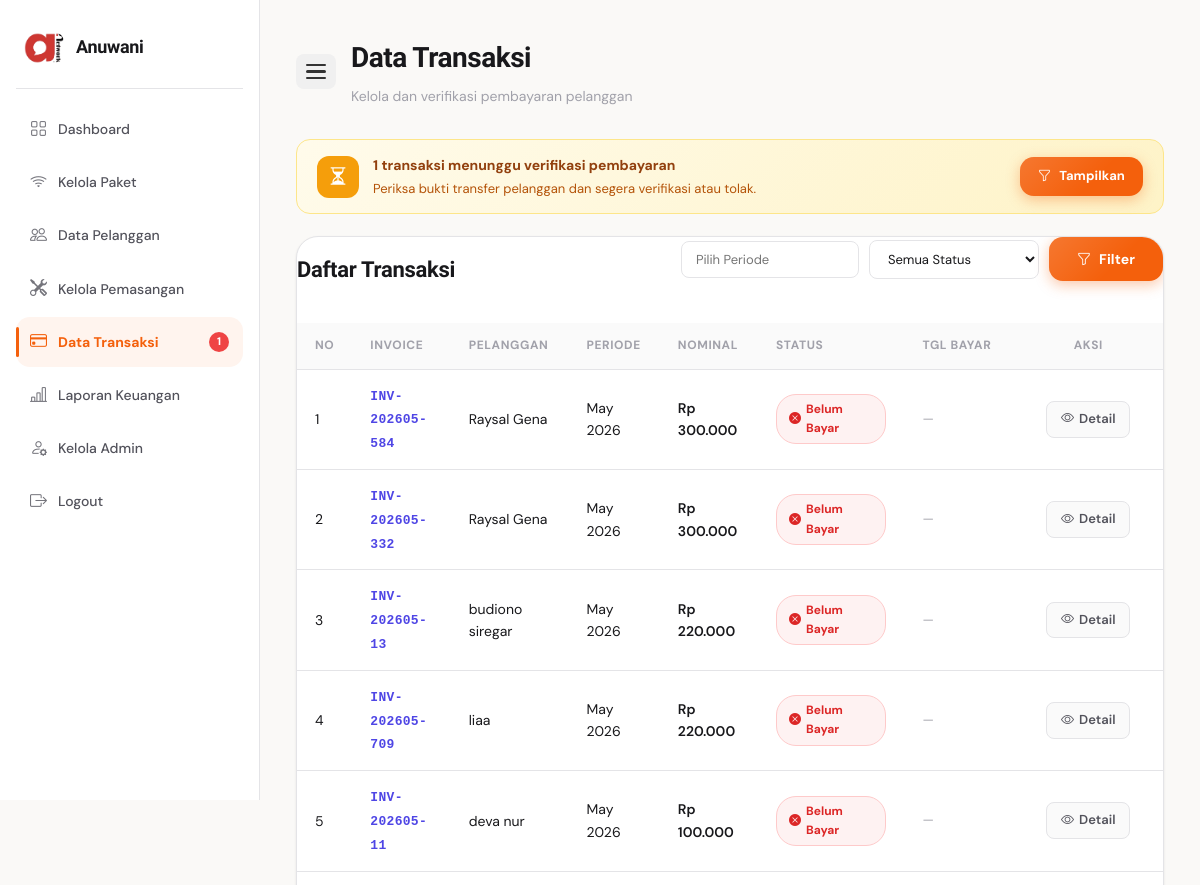
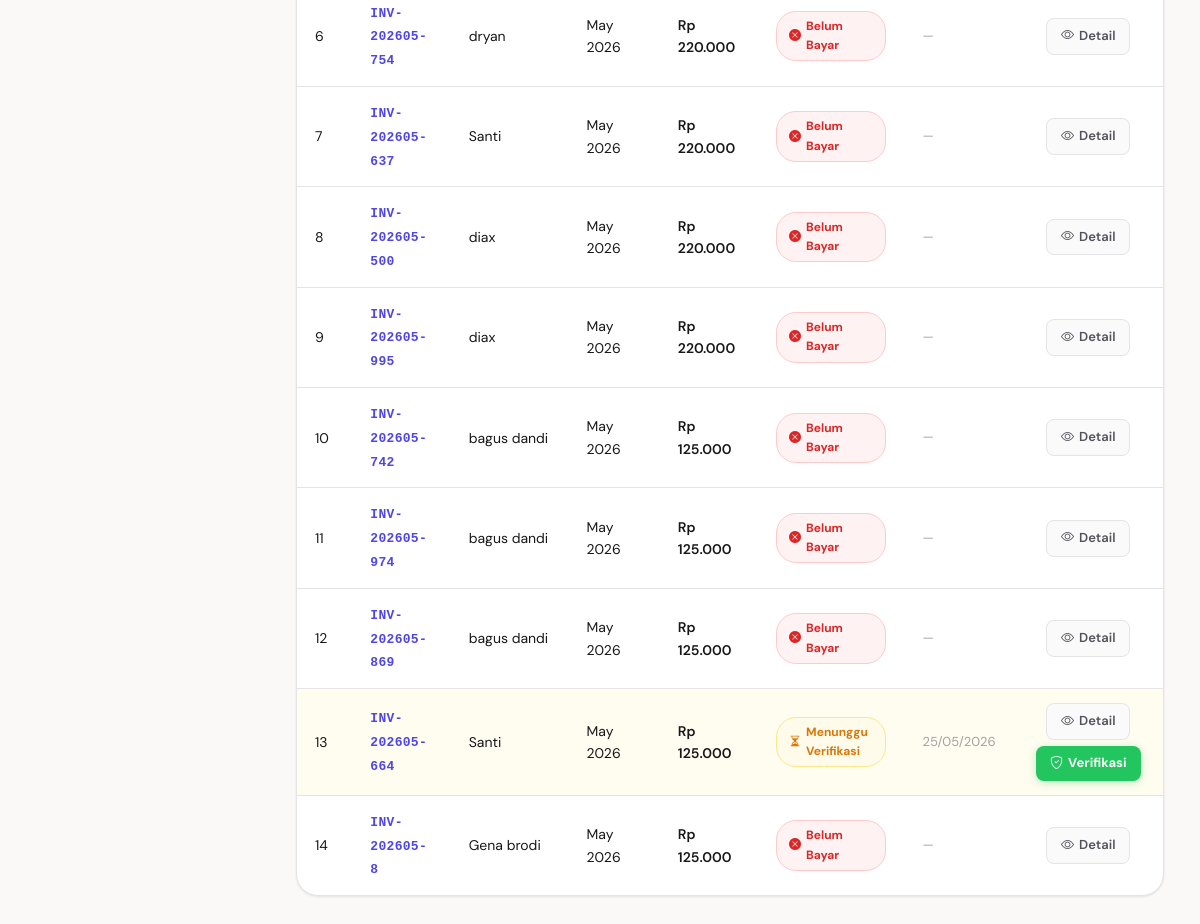
Page /admin/transaksi/index.php (signed in) on the earlier database version (2 pictures, top to bottom).
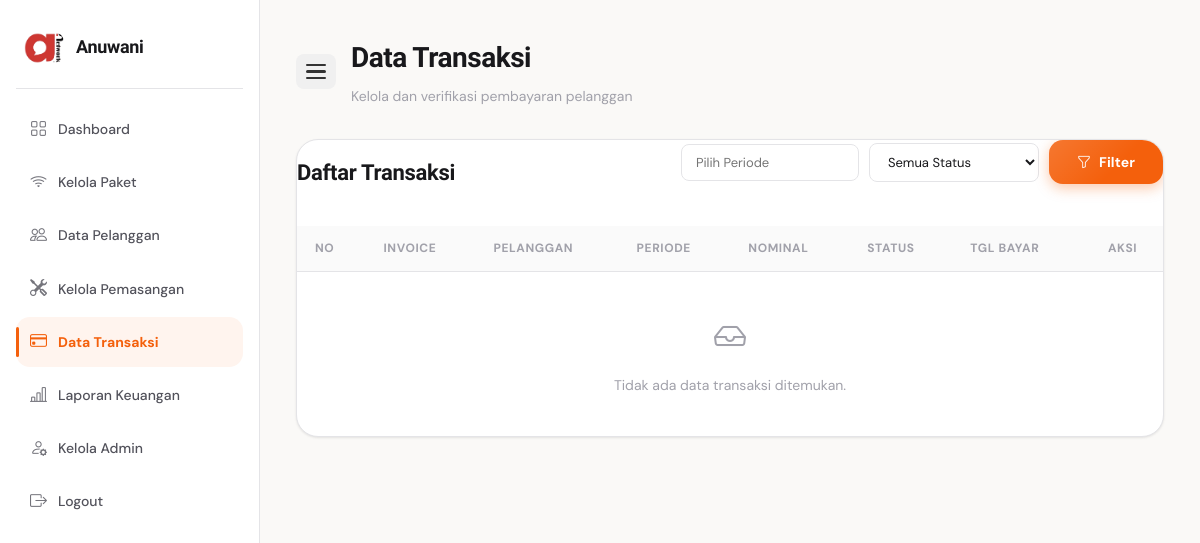
Same page on the later database version.
### tables this page shows
CREATE TABLE `tb_transaksi` (
  `id_transaksi` int(11) NOT NULL,
  `id_langganan` int(11) NOT NULL,
  `id_paket_baru` int(11) DEFAULT NULL,
  `kode_invoice` varchar(50) DEFAULT NULL,
  `bulan_tagihan` int(11) DEFAULT NULL,
  `tahun_tagihan` int(11) DEFAULT NULL,
  `jumlah_bayar` int(11) NOT NULL,
  `metode_pembayaran` enum('transfer','qris','cash') DEFAULT NULL,
  `bukti_pembayaran` varchar(255) DEFAULT NULL,
  `status_pembayaran` enum('belum_bayar','menunggu_verifikasi','lunas') DEFAULT 'belum_bayar',
  `jenis_transaksi` enum('baru','perpanjang','upgrade') DEFAULT 'perpanjang',
  `tanggal_bayar` date DEFAULT NULL,
  `created_at` timestamp NOT NULL DEFAULT current_timestamp()
);

CREATE TABLE `tb_customer` (
  `id_customer` int(11) NOT NULL,
  `id_user` int(11) NOT NULL,
  `nama_customer` varchar(100) NOT NULL,
  `alamat_customer` text NOT NULL,
  `telepon_customer` varchar(20) DEFAULT NULL,
  `email_customer` varchar(100) DEFAULT NULL,
  `sumber_customer` enum('online','offline') DEFAULT NULL,
  `status_customer` enum('aktif','pending','nonaktif') DEFAULT 'pending',
  `created_at` timestamp NOT NULL DEFAULT current_timestamp()
);

### admin/transaksi/index.php (the view, shortened to what this page needs)
<?php
require_once __DIR__ . '/generate.php';
$where = "WHERE 1=1";
$sql = "SELECT tb_transaksi.*, tb_customer.nama_customer
        FROM tb_transaksi
        INNER JOIN tb_langganan ON tb_transaksi.id_langganan = tb_langganan.id_langganan
        INNER JOIN tb_customer  ON tb_langganan.id_customer  = tb_customer.id_customer
        $where
        ORDER BY tb_transaksi.id_transaksi DESC";
$query = mysqli_query($koneksi, $sql);
$q_menunggu  = mysqli_fetch_assoc(mysqli_query($koneksi,
    "SELECT COUNT(*) AS total FROM tb_transaksi WHERE status_pembayaran = 'menunggu_verifikasi'"));
$jml_menunggu = (int)$q_menunggu['total'];
?>
<!DOCTYPE html>
<html lang="id">
<head>
    <link rel="stylesheet" href="../../assets/css/style.css">
    <link rel="stylesheet" href="https://cdn.jsdelivr.net/npm/flatpickr/dist/flatpickr.min.css">
    <link rel="stylesheet" href="https://cdn.jsdelivr.net/npm/flatpickr/dist/plugins/monthSelect/style.css">
    <link rel="stylesheet" href="https://cdn.jsdelivr.net/npm/bootstrap-icons@1.11.3/font/bootstrap-icons.min.css">
</head>
<body>
<div class="dashboard-layout">
    <div class="sidebar">
        <div class="sidebar-logo">
            <img src="../../assets/images/logo.png" alt="Logo">
            <h2>Anuwani</h2>
        </div>
        <ul>
            <li><a href="../index.php"><i class="bi bi-grid"></i> <span>Dashboard</span></a></li>
            <li><a href="../paket/index.php"><i class="bi bi-wifi"></i> <span>Kelola Paket</span></a></li>
            <li><a href="../customer/index.php"><i class="bi bi-people"></i> <span>Data Pelanggan</span></a></li>
            <li><a href="../pemasangan/index.php"><i class="bi bi-tools"></i> <span>Kelola Pemasangan</span></a></li>
            <li>
                <a href="index.php" class="active">
                    <i class="bi bi-credit-card"></i> <span>Data Transaksi</span>
                    <?php if ($jml_menunggu > 0): ?>
                        <span class="notif-badge"><?= $jml_menunggu ?></span>
                    <?php endif; ?>
                </a>
            </li>
            <li><a href="../laporan_keuangan/index.php"><i class="bi bi-bar-chart-line"></i> <span>Laporan Keuangan</span></a></li>
            <li><a href="../admin_user/index.php"><i class="bi bi-person-gear"></i> <span>Kelola Admin</span></a></li>
            <li><a href="#" onclick="openLogoutModal()"><i class="bi bi-box-arrow-right"></i> <span>Logout</span></a></li>
        </ul>
    </div>
    <div class="dashboard-content">
        <div class="topbar">
            <button class="sidebar-toggle" id="sidebarToggle" aria-label="Toggle Sidebar">
                <span></span>
                <span></span>
                <span></span>
            </button>
            <div>
                <h1>Data Transaksi</h1>
                <p>Kelola dan verifikasi pembayaran pelanggan</p>
            </div>
        </div>
        <?php if ($jml_menunggu > 0): ?>
        <div class="alert-menunggu">
            <div class="icon"><i class="bi bi-hourglass-split"></i></div>
            <div>
                <h4><?= $jml_menunggu ?> transaksi menunggu verifikasi pembayaran</h4>
                <p>Periksa bukti transfer pelanggan dan segera verifikasi atau tolak.</p>
            </div>
            <a href="?status=menunggu_verifikasi" class="btn-orange" style="padding:9px 18px;font-size:13px;">
                <i class="bi bi-funnel"></i> Tampilkan
            </a>
        </div>
        <?php endif; ?>
        <div class="table-card">
            <div class="table-header">
                <h3>Daftar Transaksi</h3>
                <form method="GET" class="filter-form">
                    <input type="text" id="periode" name="periode"
                           value="<?= isset($_GET['periode']) ? htmlspecialchars($_GET['periode']) : '' ?>"
                           placeholder="Pilih Periode">
                    <select name="status">
                        <option value="">Semua Status</option>
                    </select>
                    <button type="submit" class="btn-orange">
                        <i class="bi bi-funnel"></i> Filter
                    </button>
                </form>
            </div>
            <div style="overflow-x:auto;">
                <table>
                    <thead>
                        <tr>
                            <th>No</th>
                            <th>Invoice</th>
                            <th>Pelanggan</th>
                            <th>Periode</th>
                            <th>Nominal</th>
                            <th>Status</th>
                            <th>Tgl Bayar</th>
                            <th style="text-align:center;">Aksi</th>
                        </tr>
                    </thead>
                    <tbody>
                    <?php
                    $no = 1;
                    if (mysqli_num_rows($query) > 0):
                        while ($data = mysqli_fetch_assoc($query)):
                            $st = strtolower($data['status_pembayaran']);
                    ?>
                    <tr class="<?= $st === 'menunggu_verifikasi' ? 'row-menunggu' : '' ?>">
                        <td><?= $no++ ?></td>
                        <td>
                            <span class="invoice-code"><?= htmlspecialchars($data['kode_invoice']) ?></span>
                        </td>
                        <td><?= htmlspecialchars($data['nama_customer']) ?></td>
                        <td>
                            <?= date('M Y', mktime(0,0,0, $data['bulan_tagihan'], 1, $data['tahun_tagihan'])) ?>
                        </td>
                        <td style="font-weight:600;">
                            Rp <?= number_format($data['jumlah_bayar'], 0, ',', '.') ?>
                        </td>
                        <td>
                            <?php if ($st === 'lunas'): ?>
                                <span class="badge-lunas">
                                    <i class="bi bi-check-circle-fill"></i> Lunas
                                </span>
                            <?php elseif ($st === 'menunggu_verifikasi'): ?>
                                <span class="badge-menunggu">
                                    <i class="bi bi-hourglass-split"></i> Menunggu Verifikasi
                                </span>
                            <?php else: ?>
                                <span class="badge-belum">
                                    <i class="bi bi-x-circle-fill"></i> Belum Bayar
                                </span>
                            <?php endif; ?>
                        </td>
                        <td style="color:#a1a1aa;font-size:13px;">
                            <?= !empty($data['tanggal_bayar']) ? date('d/m/Y', strtotime($data['tanggal_bayar'])) : '—' ?>
                        </td>
                        <td>
                            <div style="display:flex;gap:6px;justify-content:center;flex-wrap:wrap;">
                                <a href="detail.php?id=<?= $data['id_transaksi'] ?>"
                                   class="btn-detail-tr" title="Lihat Detail">
                                    <i class="bi bi-eye"></i> Detail
                                </a>
                                <?php if ($st === 'menunggu_verifikasi'): ?>
                                <a href="detail.php?id=<?= $data['id_transaksi'] ?>"
                                   class="btn-verify-tr" title="Verifikasi Pembayaran">
                                    <i class="bi bi-shield-check"></i> Verifikasi
                                </a>
                                <?php endif; ?>
                            </div>
                        </td>
                    </tr>
                    <?php
                        endwhile;
                    else:
                    ?>
                    <tr>
                        <td colspan="8" style="text-align:center;padding:40px;color:#a1a1aa;">
                            <i class="bi bi-inbox" style="font-size:32px;display:block;margin-bottom:10px;"></i>
                            Tidak ada data transaksi ditemukan.
                        </td>
                    </tr>
                    <?php endif; ?>
                    </tbody>
                </table>
            </div>
        </div>
    </div>
</div>
</body>
</html>

### admin/transaksi/index.php (style rules this page uses)
.dashboard-layout { display: flex !important; width: 100%; min-height: 100vh; overflow-x: hidden; }
.sidebar-toggle { display: flex !important; flex-direction: column; gap: 4px; background: #f0f0f0; border: none; padding: 10px; border-radius: 8px; cursor: pointer; margin-right: 15px; transition: background 0.2s; }
.sidebar-toggle span { display: block; width: 20px; height: 2.5px; background-color: #333; border-radius: 2px; }
@media (min-width: 992px) { .sidebar { position: fixed !important; top: 0 !important; left: 0 !important; height: 100vh !important; z-index: 1000 !important; overflow-y: auto !important; width: 260px !important; min-width: 260px !important; max-width: 260px !important; transition: all 0.3s cubic-bezier(0.4, 0, 0.2, 1) !important; } }
@media (min-width: 992px) { .dashboard-content { flex-grow: 1 !important; margin-left: 260px !important; width: calc(100% - 260px) !important; transition: all 0.3s cubic-bezier(0.4, 0, 0.2, 1) !important; } }
@media (min-width: 992px) { .topbar { display: flex !important; align-items: center !important; justify-content: flex-start !important; } }
.notif-badge { display: inline-flex; align-items: center; justify-content: center; width: 20px; height: 20px; border-radius: 50%; background: #ef4444; color: #fff; font-size: 11px; font-weight: 800; margin-left: auto; flex-shrink: 0; animation: pulse-badge 1.8s ease-in-out infinite; }
.alert-menunggu { display: flex; align-items: center; gap: 14px; background: linear-gradient(135deg, #fffbeb, #fef3c7); border: 1.5px solid #fde68a; border-radius: 14px; padding: 14px 20px; margin-bottom: 22px; }
.alert-menunggu .icon { width: 42px; height: 42px; border-radius: 12px; background: #f59e0b; color: #fff; display: flex; align-items: center; justify-content: center; font-size: 20px; flex-shrink: 0; }
.alert-menunggu h4 { font-size: 14px; font-weight: 700; color: #92400e; margin: 0 0 2px; }
.alert-menunggu p { font-size: 13px; color: #b45309; margin: 0; }
.alert-menunggu a { margin-left: auto; white-space: nowrap; }
.badge-menunggu { background: #fffbeb; color: #d97706; border: 1px solid #fde68a; padding: 5px 12px; border-radius: 20px; font-size: 12px; font-weight: 700; display: inline-flex; align-items: center; gap: 5px; }
.badge-belum { background: #fef2f2; color: #dc2626; border: 1px solid #fecaca; padding: 5px 12px; border-radius: 20px; font-size: 12px; font-weight: 700; display: inline-flex; align-items: center; gap: 5px; }
.btn-detail-tr { display: inline-flex; align-items: center; gap: 5px; padding: 7px 14px; border-radius: 8px; font-size: 13px; font-weight: 600; border: 1.5px solid #e4e4e7; background: #fafafa; color: #52525b; text-decoration: none; transition: all .2s; cursor: pointer; }
.btn-verify-tr { display: inline-flex; align-items: center; gap: 5px; padding: 7px 14px; border-radius: 8px; font-size: 13px; font-weight: 700; border: none; background: #22c55e; color: #fff; text-decoration: none; transition: all .2s; cursor: pointer; box-shadow: 0 2px 8px rgba(34,197,94,.3); }
tr.row-menunggu td { background: #fffdf0; }
.invoice-code { font-family: 'Courier New', monospace; font-size: 13px; font-weight: 700; color: #4f46e5; letter-spacing: .3px; }

Differences in the rows shown:
removed tb_transaksi: kode_invoice "INV-202605-584", tb_customer.nama_customer "Raysal Gena", bulan_tagihan+tahun_tagihan "May 2026", jumlah_bayar "300.000", status_pembayaran "Belum Bayar"
removed tb_transaksi: kode_invoice "INV-202605-332", tb_customer.nama_customer "Raysal Gena", bulan_tagihan+tahun_tagihan "May 2026", jumlah_bayar "300.000", status_pembayaran "Belum Bayar"
removed tb_transaksi: kode_invoice "INV-202605-13", tb_customer.nama_customer "budiono siregar", bulan_tagihan+tahun_tagihan "May 2026", jumlah_bayar "220.000", status_pembayaran "Belum Bayar"
removed tb_transaksi: kode_invoice "INV-202605-709", tb_customer.nama_customer "liaa", bulan_tagihan+tahun_tagihan "May 2026", jumlah_bayar "220.000", status_pembayaran "Belum Bayar"
removed tb_transaksi: kode_invoice "INV-202605-11", tb_customer.nama_customer "deva nur", bulan_tagihan+tahun_tagihan "May 2026", jumlah_bayar "100.000", status_pembayaran "Belum Bayar"
removed tb_transaksi: kode_invoice "INV-202605-754", tb_customer.nama_customer "dryan", bulan_tagihan+tahun_tagihan "May 2026", jumlah_bayar "220.000", status_pembayaran "Belum Bayar"
removed tb_transaksi: kode_invoice "INV-202605-637", tb_customer.nama_customer "Santi", bulan_tagihan+tahun_tagihan "May 2026", jumlah_bayar "220.000", status_pembayaran "Belum Bayar"
removed tb_transaksi: kode_invoice "INV-202605-500", tb_customer.nama_customer "diax", bulan_tagihan+tahun_tagihan "May 2026", jumlah_bayar "220.000", status_pembayaran "Belum Bayar"
removed tb_transaksi: kode_invoice "INV-202605-995", tb_customer.nama_customer "diax", bulan_tagihan+tahun_tagihan "May 2026", jumlah_bayar "220.000", status_pembayaran "Belum Bayar"
removed tb_transaksi: kode_invoice "INV-202605-742", tb_customer.nama_customer "bagus dandi", bulan_tagihan+tahun_tagihan "May 2026", jumlah_bayar "125.000", status_pembayaran "Belum Bayar"
removed tb_transaksi: kode_invoice "INV-202605-974", tb_customer.nama_customer "bagus dandi", bulan_tagihan+tahun_tagihan "May 2026", jumlah_bayar "125.000", status_pembayaran "Belum Bayar"
removed tb_transaksi: kode_invoice "INV-202605-869", tb_customer.nama_customer "bagus dandi", bulan_tagihan+tahun_tagihan "May 2026", jumlah_bayar "125.000", status_pembayaran "Belum Bayar"
removed tb_transaksi: kode_invoice "INV-202605-664", tb_customer.nama_customer "Santi", bulan_tagihan+tahun_tagihan "May 2026", jumlah_bayar "125.000", shows "Menunggu Verifikasi", tanggal_bayar "25/05/2026"
removed tb_transaksi: kode_invoice "INV-202605-8", tb_customer.nama_customer "Gena brodi", bulan_tagihan+tahun_tagihan "May 2026", jumlah_bayar "125.000", status_pembayaran "Belum Bayar"
Other differences:
$jml_menunggu: "1" → (not shown)
text no longer shown: "transaksi menunggu verifikasi pembayaran Periksa bukti transfer pelanggan dan segera verifikasi atau tolak. Tampilkan"
text now shown: "Tidak ada data transaksi ditemukan."
